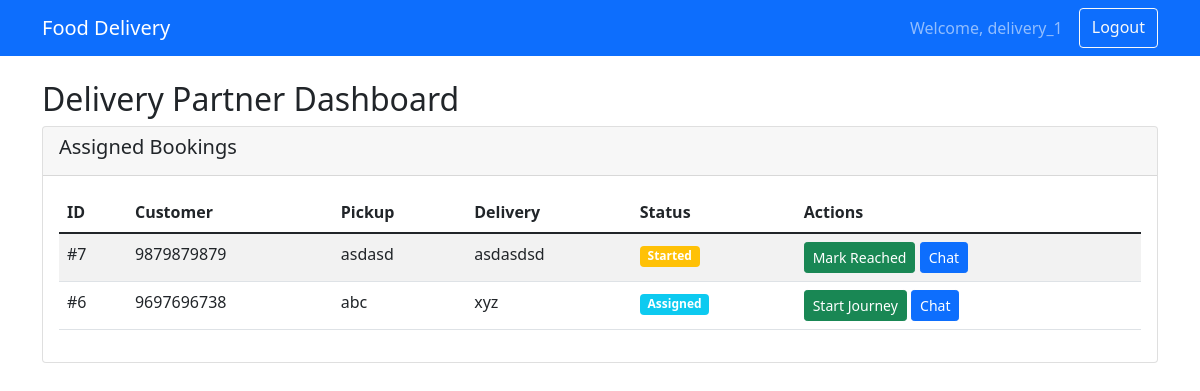
Page /delivery/ (signed in) on the committed database.
### core/models.py (models this page shows, shortened)
class Booking(models.Model):
    STATUS_CHOICES = [
        ('pending', 'Pending'),
        ('assigned', 'Assigned'),
        ('start', 'Started'),
        ('reached', 'Reached'),
        ('collected', 'Collected'),
        ('delivered', 'Delivered'),
        ('cancelled', 'Cancelled'),
    ]
    customer = models.ForeignKey(User, on_delete=models.CASCADE, related_name='bookings')
    delivery_partner = models.ForeignKey(User, on_delete=models.SET_NULL, null=True, blank=True, related_name='assigned_bookings')
    pickup_address = models.TextField()
    delivery_address = models.TextField()
    status = models.CharField(max_length=20, choices=STATUS_CHOICES, default='pending')
    created_at = models.DateTimeField(auto_now_add=True)
    updated_at = models.DateTimeField(auto_now=True)

class UserProfile(models.Model):
    ROLE_CHOICES = [
        ('customer', 'Customer'),
        ('delivery_partner', 'Delivery Partner'),
        ('admin', 'Admin'),
    ]
    user = models.OneToOneField(User, on_delete=models.CASCADE)
    mobile = models.CharField(max_length=15, unique=True)
    role = models.CharField(max_length=20, choices=ROLE_CHOICES)

### core/views.py (the view)
# urls.py: path('delivery/', views.delivery_dashboard, name='delivery_dashboard'),
@login_required
def delivery_dashboard(request):
    try:
        profile = UserProfile.objects.get(user=request.user)
        if profile.role != 'delivery_partner':
            messages.error(request, 'Access denied. Delivery partner access required.')
            return redirect('home')
    except UserProfile.DoesNotExist:
        messages.error(request, 'User profile not found.')
        return redirect('home')
    bookings = Booking.objects.filter(
        delivery_partner=request.user
    ).exclude(
        status__in=['delivered', 'cancelled']
    ).order_by('-created_at')
    return render(request, 'core/delivery_dashboard.html', {'bookings': bookings})

### templates/core/delivery_dashboard.html
{% extends 'core/base.html' %}
{% block content %}
<h2>Delivery Partner Dashboard</h2>
<div class="row">
    <div class="col-12">
        <div class="card">
            <div class="card-header">
                <h5>Assigned Bookings</h5>
            </div>
            <div class="card-body">
                {% if bookings %}
                    <div class="table-responsive">
                        <table class="table table-striped">
                            <thead>
                                <tr>
                                    <th>ID</th>
                                    <th>Customer</th>
                                    <th>Pickup</th>
                                    <th>Delivery</th>
                                    <th>Status</th>
                                    <th>Actions</th>
                                </tr>
                            </thead>
                            <tbody>
                                {% for booking in bookings %}
                                <tr>
                                    <td>#{{ booking.id }}</td>
                                    <td>{{ booking.customer.userprofile.mobile }}</td>
                                    <td>{{ booking.pickup_address|truncatechars:30 }}</td>
                                    <td>{{ booking.delivery_address|truncatechars:30 }}</td>
                                    <td>
                                        <span class="badge bg-{% if booking.status == 'delivered' %}success{% elif booking.status == 'assigned' %}info{% else %}warning{% endif %}">
                                            {{ booking.get_status_display }}
                                        </span>
                                    </td>
                                    <td>
                                        {% if booking.status != 'delivered' %}
                                            <a href="{% url 'update_booking_status' booking.id %}" class="btn btn-sm btn-success">
                                                {% if booking.status == 'assigned' %}Start Journey
                                                {% elif booking.status == 'start' %}Mark Reached
                                                {% elif booking.status == 'reached' %}Mark Collected
                                                {% elif booking.status == 'collected' %}Mark Delivered
                                                {% endif %}
                                            </a>
                                        {% endif %}
                                        {% if booking.status != 'delivered' %}
                                            <a href="{% url 'simple_chat' booking.id %}" class="btn btn-sm btn-primary">Chat</a>
                                        {% endif %}
                                    </td>
                                </tr>
                                {% endfor %}
                            </tbody>
                        </table>
                    </div>
                {% else %}
                    <p class="text-muted">No assigned bookings yet.</p>
                {% endif %}
            </div>
        </div>
    </div>
</div>
{% endblock %}

### templates/core/base.html (shortened to what this page needs)
<!DOCTYPE html>
<html lang="en">
<head>
    <link href="https://cdn.jsdelivr.net/npm/bootstrap@5.1.3/dist/css/bootstrap.min.css" rel="stylesheet">
</head>
<body>
    <nav class="navbar navbar-expand-lg navbar-dark bg-primary">
        <div class="container">
            <a class="navbar-brand" href="{% url 'home' %}">Food Delivery</a>
            {% if user.is_authenticated %}
                <div class="navbar-nav ms-auto">
                    <span class="navbar-text me-3">Welcome, {{ user.username }}</span>
                    <a class="btn btn-outline-light" href="{% url 'logout' %}">Logout</a>
                </div>
            {% endif %}
        </div>
    </nav>
    <div class="container mt-4">
        {% block content %}
        {% endblock %}
    </div>
</body>
</html>

### rows in the picture
Booking: id "7", customer.userprofile.mobile "9879879879", pickup_address "asdasd", delivery_address "asdasdsd", status "Started", shows "Mark Reached", shows "Chat"
Booking: id "6", customer.userprofile.mobile "9697696738", pickup_address "abc", delivery_address "xyz", status "Assigned", shows "Start Journey", shows "Chat"

### other values in the picture
{{ user.username }} "delivery_1"
